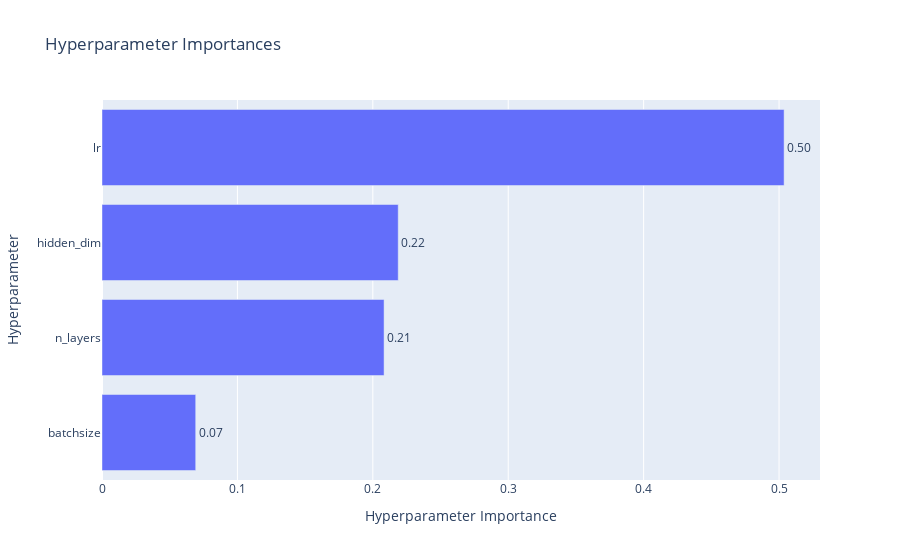

Source (notebook cell):
### Code cell
regressor_study = optuna.create_study(direction="minimize")
run_regressor_study(regressor_study, regressor_objective)

### Figure 1 — Plotly figure (JSON) as saved in the notebook; plotly's stock layout.template omitted (floating-point values rounded to 4 significant figures)
{"data": [{"cliponaxis": false, "hovertemplate": ["batchsize (IntDistribution): 0.06920548381982815<extra></extra>", "n_layers (IntDistribution): 0.20830692693476313<extra></extra>", "hidden_dim (IntDistribution): 0.2187636583870008<extra></extra>", "lr (FloatDistribution): 0.503723930858408<extra></extra>"], "name": "Objective Value", "orientation": "h", "text": ["0.07", "0.21", "0.22", "0.50"], "textposition": "outside", "type": "bar", "x": [0.06921, 0.2083, 0.2188, 0.5037], "y": ["batchsize", "n_layers", "hidden_dim", "lr"]}], "layout": {"title": {"text": "Hyperparameter Importances"}, "xaxis": {"title": {"text": "Hyperparameter Importance"}}, "yaxis": {"title": {"text": "Hyperparameter"}}}}
